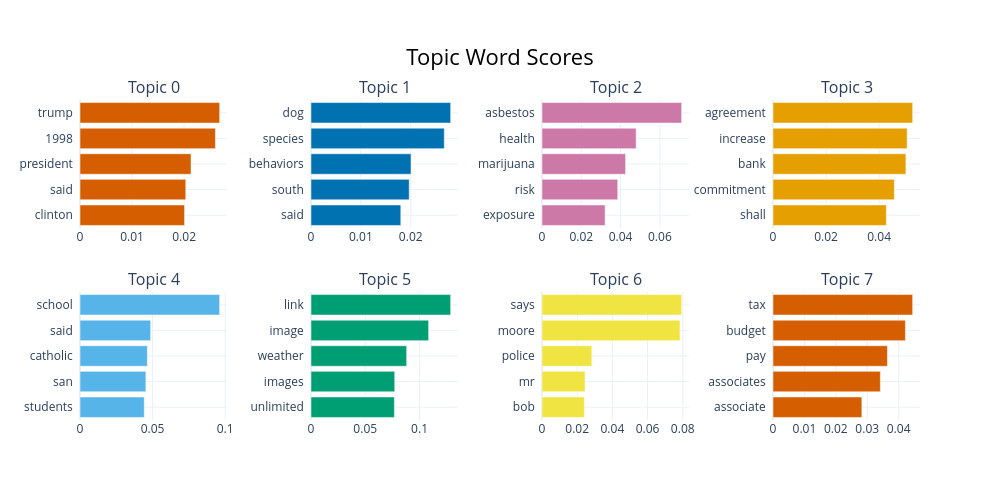

Source (notebook cell):
### Code cell
topic_model.visualize_barchart()

### Figure 1 — Plotly figure (JSON) as saved in the notebook; plotly's stock layout.template omitted (floating-point values rounded to 4 significant figures)
{"data": [{"marker": {"color": "#D55E00"}, "orientation": "h", "type": "bar", "x": [0.02008, 0.02032, 0.02133, 0.02601, 0.02682], "xaxis": "x", "y": ["clinton  ", "said  ", "president  ", "1998  ", "trump  "], "yaxis": "y"}, {"marker": {"color": "#0072B2"}, "orientation": "h", "type": "bar", "x": [0.018, 0.01969, 0.02005, 0.02672, 0.028], "xaxis": "x2", "y": ["said  ", "south  ", "behaviors  ", "species  ", "dog  "], "yaxis": "y2"}, {"marker": {"color": "#CC79A7"}, "orientation": "h", "type": "bar", "x": [0.03214, 0.03855, 0.04254, 0.04792, 0.07109], "xaxis": "x3", "y": ["exposure  ", "risk  ", "marijuana  ", "health  ", "asbestos  "], "yaxis": "y3"}, {"marker": {"color": "#E69F00"}, "orientation": "h", "type": "bar", "x": [0.0427, 0.04572, 0.05009, 0.05056, 0.05263], "xaxis": "x4", "y": ["shall  ", "commitment  ", "bank  ", "increase  ", "agreement  "], "yaxis": "y4"}, {"marker": {"color": "#56B4E9"}, "orientation": "h", "type": "bar", "x": [0.04429, 0.0454, 0.04642, 0.04869, 0.09625], "xaxis": "x5", "y": ["students  ", "san  ", "catholic  ", "said  ", "school  "], "yaxis": "y5"}, {"marker": {"color": "#009E73"}, "orientation": "h", "type": "bar", "x": [0.07682, 0.07715, 0.08814, 0.1084, 0.1287], "xaxis": "x6", "y": ["unlimited  ", "images  ", "weather  ", "image  ", "link  "], "yaxis": "y6"}, {"marker": {"color": "#F0E442"}, "orientation": "h", "type": "bar", "x": [0.02411, 0.02446, 0.02832, 0.07845, 0.07938], "xaxis": "x7", "y": ["bob  ", "mr  ", "police  ", "moore  ", "says  "], "yaxis": "y7"}, {"marker": {"color": "#D55E00"}, "orientation": "h", "type": "bar", "x": [0.02829, 0.03418, 0.03642, 0.04215, 0.04446], "xaxis": "x8", "y": ["associate  ", "associates  ", "pay  ", "budget  ", "tax  "], "yaxis": "y8"}], "layout": {"annotations": [{"font": {"size": 16}, "showarrow": false, "text": "Topic 0", "x": 0.0875, "xanchor": "center", "xref": "paper", "y": 1, "yanchor": "bottom", "yref": "paper"}, {"font": {"size": 16}, "showarrow": false, "text": "Topic 1", "x": 0.3625, "xanchor": "center", "xref": "paper", "y": 1, "yanchor": "bottom", "yref": "paper"}, {"font": {"size": 16}, "showarrow": false, "text": "Topic 2", "x": 0.6375, "xanchor": "center", "xref": "paper", "y": 1, "yanchor": "bottom", "yref": "paper"}, {"font": {"size": 16}, "showarrow": false, "text": "Topic 3", "x": 0.9125, "xanchor": "center", "xref": "paper", "y": 1, "yanchor": "bottom", "yref": "paper"}, {"font": {"size": 16}, "showarrow": false, "text": "Topic 4", "x": 0.0875, "xanchor": "center", "xref": "paper", "y": 0.4, "yanchor": "bottom", "yref": "paper"}, {"font": {"size": 16}, "showarrow": false, "text": "Topic 5", "x": 0.3625, "xanchor": "center", "xref": "paper", "y": 0.4, "yanchor": "bottom", "yref": "paper"}, {"font": {"size": 16}, "showarrow": false, "text": "Topic 6", "x": 0.6375, "xanchor": "center", "xref": "paper", "y": 0.4, "yanchor": "bottom", "yref": "paper"}, {"font": {"size": 16}, "showarrow": false, "text": "Topic 7", "x": 0.9125, "xanchor": "center", "xref": "paper", "y": 0.4, "yanchor": "bottom", "yref": "paper"}], "height": 500, "hoverlabel": {"bgcolor": "white", "font": {"family": "Rockwell", "size": 16}}, "showlegend": false, "title": {"font": {"color": "Black", "size": 22}, "text": "Topic Word Scores", "x": 0.5, "xanchor": "center", "yanchor": "top"}, "width": 1000, "xaxis": {"anchor": "y", "domain": [0, 0.175], "showgrid": true}, "xaxis2": {"anchor": "y2", "domain": [0.275, 0.45], "showgrid": true}, "xaxis3": {"anchor": "y3", "domain": [0.55, 0.725], "showgrid": true}, "xaxis4": {"anchor": "y4", "domain": [0.825, 1], "showgrid": true}, "xaxis5": {"anchor": "y5", "domain": [0, 0.175], "showgrid": true}, "xaxis6": {"anchor": "y6", "domain": [0.275, 0.45], "showgrid": true}, "xaxis7": {"anchor": "y7", "domain": [0.55, 0.725], "showgrid": true}, "xaxis8": {"anchor": "y8", "domain": [0.825, 1], "showgrid": true}, "yaxis": {"anchor": "x", "domain": [0.6, 1], "showgrid": true}, "yaxis2": {"anchor": "x2", "domain": [0.6, 1], "showgrid": true}, "yaxis3": {"anchor": "x3", "domain": [0.6, 1], "showgrid": true}, "yaxis4": {"anchor": "x4", "domain": [0.6, 1], "showgrid": true}, "yaxis5": {"anchor": "x5", "domain": [0, 0.4], "showgrid": true}, "yaxis6": {"anchor": "x6", "domain": [0, 0.4], "showgrid": true}, "yaxis7": {"anchor": "x7", "domain": [0, 0.4], "showgrid": true}, "yaxis8": {"anchor": "x8", "domain": [0, 0.4], "showgrid": true}}}
